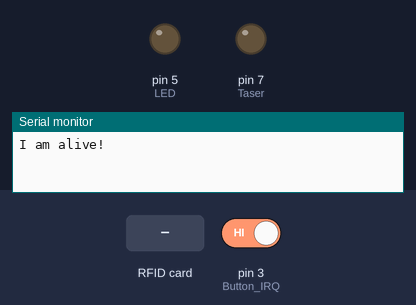
Bench run of a sketch on a simulated SparkFun Pro Micro, built with avr-gcc and run on an emulated ATmega32U4. Shown: output pins drawn as LEDs (lit = HIGH), the last lines printed to the serial monitor. The test bench sets the inputs (shaded band); at power-on: pin 3 (Button_IRQ) HIGH.

Above: at 1.2 s.
1.3 s: RFID card 5E 7A 19 C4 held to the reader
At 2.0 s:
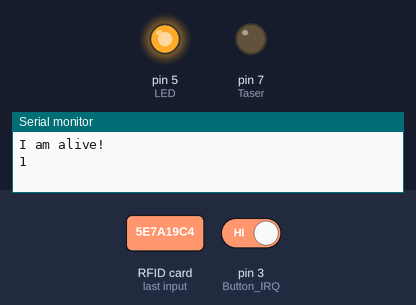
Timing chart, 0 to 5.8 s (numbered marks = the images above; inputs shaded):
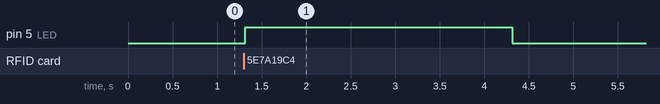

Measured:
- after the input at 1.3 s, pin 5 (LED): LOW → HIGH at once, → LOW 3.0 s later

The sketch:

RFIDRoulette.ino
```cpp
/*
 * Pin layout:
 * ------------------------------------
 *             MFRC522      Arduino
 *             Reader/PCD   Pro Micro
 * Signal      Pin          Pin
 * ------------------------------------
 * SPI SS      SDA(SS)      10
 * SPI MOSI    MOSI         16
 * SPI MISO    MISO         14
 * SPI SCK     SCK          15
 */

#include <MFRC522v2.h>
#include <MFRC522DriverSPI.h>
#include <MFRC522DriverPinSimple.h>
#include <MFRC522Debug.h>

MFRC522DriverPinSimple ss_pin(10); // Set the SS pin
MFRC522DriverSPI driver{ss_pin};   // Create SPI driver
MFRC522 mfrc522{driver};		   // Create MFRC522 instance

volatile bool buttonPressed = false;

void buttonISR() {
	buttonPressed = true;
}

void setup() {
	Serial.begin(115200); // Initialize serial communications with the PC for debugging

	mfrc522.PCD_Init(); // Init MFRC522 board

	pinMode(5, OUTPUT);	  // LED
	pinMode(7, OUTPUT);	  // Taser
	digitalWrite(5, LOW); // LED off
	digitalWrite(7, LOW); // Taser off

	// Interrupt on button press
	pinMode(3, INPUT_PULLUP); // Button IRQ
	attachInterrupt(digitalPinToInterrupt(3), buttonISR, FALLING);

	while (!Serial)
		; // Wait for serial port to connect. Needed for native USB port only

	Serial.println("I am alive!");
}

byte computeCardHash() {
	if (!mfrc522.PICC_ReadCardSerial())
	{
		Serial.println("Failed to read card");
		return 0xFF;
	}

	// Compute hash
	byte hash = 0;
	for (byte i = 0; i < mfrc522.uid.size; i++)
	{
		hash ^= mfrc522.uid.uidByte[i];
	}

	mfrc522.PICC_HaltA(); // Stop reading

	return hash & 0b11;
}

void loop() {
	if (mfrc522.PICC_IsNewCardPresent()) {
		byte cardHash = computeCardHash();
		if (cardHash != 0xFF) {
			digitalWrite(5, HIGH);
			Serial.println(cardHash);

			unsigned long timeStart = millis();
			buttonPressed = false;
			while (millis() - timeStart < 3000) {
				if (buttonPressed) {
					buttonPressed = false;

					if (cardHash == 2) {
						digitalWrite(7, HIGH);
					}
				}
			}

			digitalWrite(5, LOW);
			digitalWrite(7, LOW);
		}
	}
}
```
